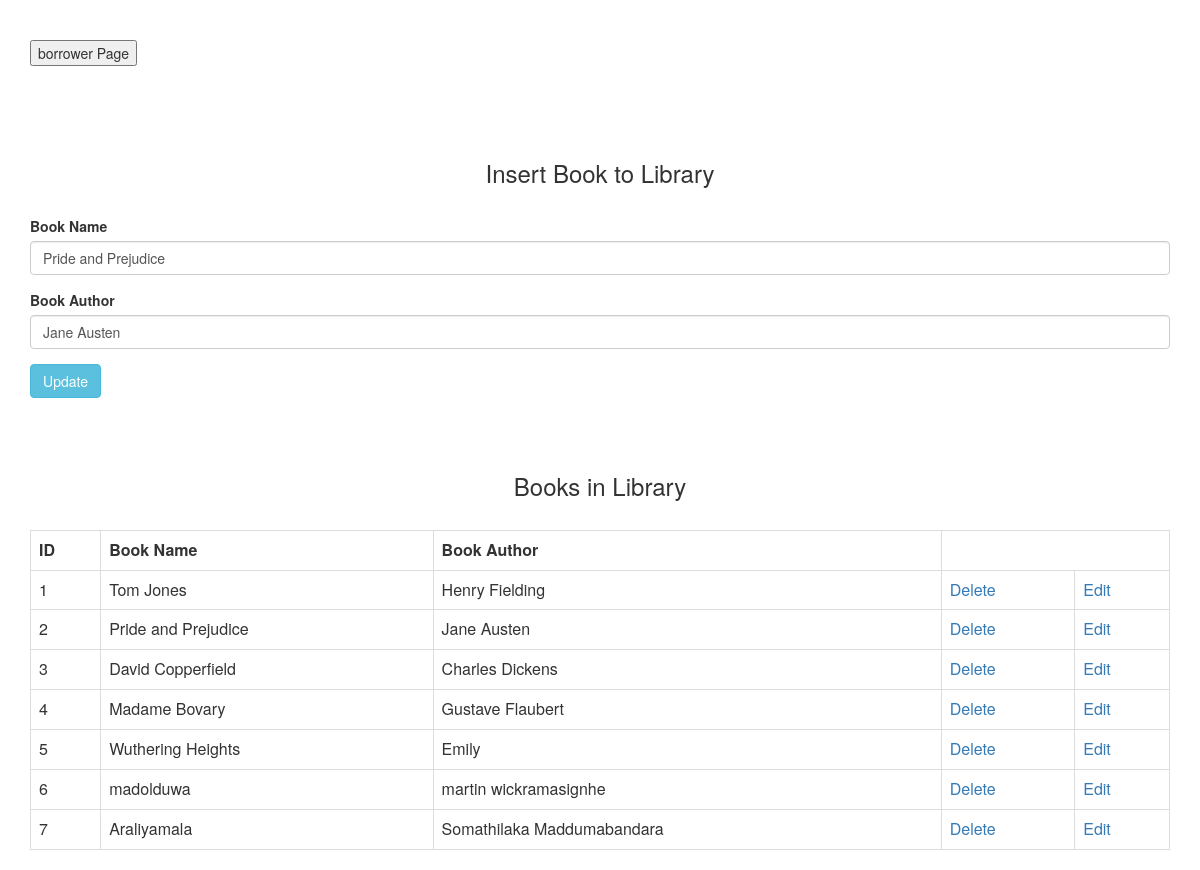
The app's page /main/update_data/2 with its own data.
### tables this page shows
CREATE TABLE IF NOT EXISTS `books` (
  `book_id` int(20) NOT NULL AUTO_INCREMENT,
  `book_name` varchar(100) NOT NULL,
  `book_author` varchar(100) NOT NULL,
  PRIMARY KEY (`book_id`)
);

### application/controllers/main.php (called while the page is built, shortened)
<?php
class Main extends CI_Controller {
    public function update_data(){
        $user_id = $this->uri->segment(3);
        $this->load->model("main_model");
        $data["user_data"] = $this->main_model->fetch_single_data($user_id);
        $data["fetch_data"] = $this->main_model->fetch_data();
        $this->load->view("main_view", $data);
    }
}

### index.php (called while the page is built, shortened)
<?php
require_once BASEPATH.'core/CodeIgniter.php';

### application/models/main_model.php (called while the page is built, shortened)
<?php
class Main_model extends CI_Model
{
    function fetch_data()
    {
        $this->db->select("*");
        $this->db->from("books");
        $query = $this->db->get();
        return $query;
    }
    function fetch_single_data($id)
    {
        $this->db->where("book_id", $id);
        $query = $this->db->get("books");
        return $query;
    }
}

### application/views/main_view.php (the view, shortened to what this page needs)
<html>
<head>
    <link rel="stylesheet" type="text/css" href="<?php echo base_url();?>css/bootstrap.min.css">
</head>
<body>
<div class="container">
    <br/><br/>
    <form method="post" action="<?php echo base_url();?>main/index">
        <input type="submit" name="btn_for_borower_page" value="borrower Page">
    </form>
    <br/><br/><br/>
    <h3 align="center">Insert Book to Library</h3><br/>
    <form method="post" action="<?php echo base_url()?>main/form_validation">
        <?php
        if(isset($user_data))
        {
            foreach ($user_data->result() as $row) {
                ?>
                <div class="form-group">
                    <label>Book Name</label>
                    <input type="text" name="book_name" value="<?php echo $row->book_name; ?>" class="form-control">
                </div>
                <div class="form-group">
                    <label>Book Author</label>
                    <input type="text" name="book_author" value="<?php echo $row->book_author?>" class="form-control">
                </div>
                <div class="form-group">
                    <input type="submit" name="update" value="Update" class="btn btn-info">
                </div>
                <?php
            }
        }
        ?>
    </form>
    <br/><br/>
    <h3 align="center">Books in Library</h3><br/>
    <div class="table-responsive">
        <table class="table table-bordered">
            <tr>
                <th>ID</th>
                <th>Book Name</th>
                <th>Book Author</th>
            </tr>
            <?php
            if($fetch_data->num_rows()>0)
            {
                foreach ($fetch_data->result()as $row)
                {
                    ?>
                    <tr>
                        <td><?php echo $row->book_id?></td>
                        <td><?php echo $row->book_name?></td>
                        <td><?php echo $row->book_author?></td>
                        <td><a href="#" class="delete_data" id="<?php echo $row->book_id?>">Delete</a> </td>
                        <td><a href="<?php echo base_url();?>main/update_data/<?php echo $row->book_id ?>">Edit</a> </td>
                    </tr>
                    <?php
                }
            }
            else{
                ?>
                <tr>
                    <td colspan="3">No Data Found</td>
                </tr>
                <?php
            }
            ?>
        </table>
    </div>
</div>
</body>
</html>

### records on screen
books: book_name "Pride and Prejudice", book_author "Jane Austen", book_id "2"
books: book_id "1", book_name "Tom Jones", book_author "Henry Fielding"
books: book_id "3", book_name "David Copperfield", book_author "Charles Dickens"
books: book_id "4", book_name "Madame Bovary", book_author "Gustave Flaubert"
books: book_id "5", book_name "Wuthering Heights", book_author "Emily"
books: book_id "6", book_name "madolduwa", book_author "martin wickramasignhe"
books: book_id "7", book_name "Araliyamala", book_author "Somathilaka Maddumabandara"
